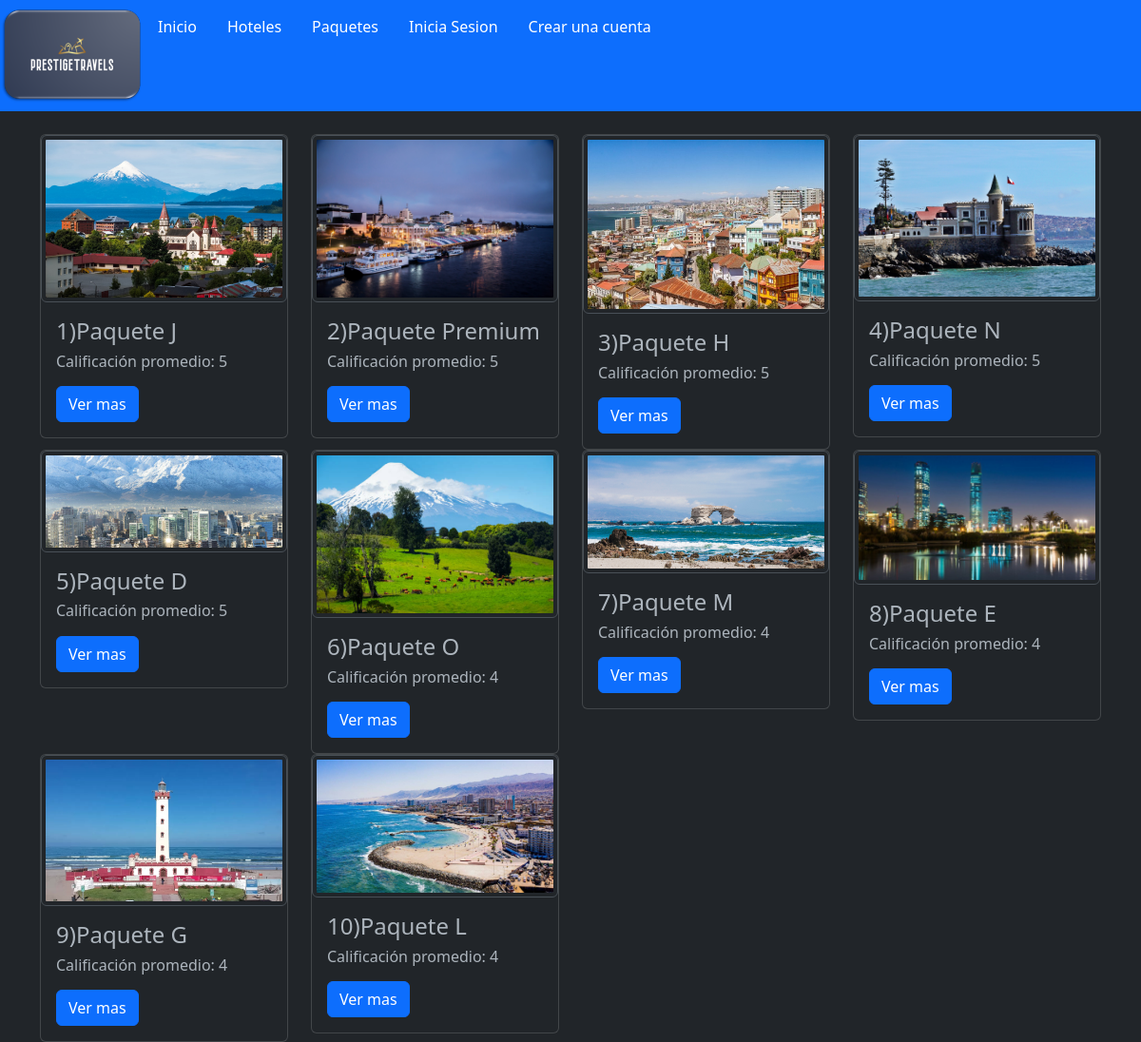
The app's page /Web_PrestigeTravels/top10p.php with its own data.
### tables this page shows
CREATE TABLE `paquete` (
  `cod_paquete` int(20) NOT NULL,
  `nombre_paquete` varchar(40) NOT NULL,
  `aerolinea_ida` varchar(20) NOT NULL,
  `hospedaje1` int(3) DEFAULT NULL,
  `hospedaje2` int(3) DEFAULT NULL,
  `hospedaje3` int(3) DEFAULT NULL,
  `aerolinea_vuelta` varchar(20) NOT NULL,
  `fecha_salida` date NOT NULL,
  `fecha_llegada` date NOT NULL,
  `noches_totales` int(5) NOT NULL,
  `precio` int(15) NOT NULL,
  `disponibles` int(5) NOT NULL,
  `max_pers_x_paq` int(10) NOT NULL,
  `imagen` varchar(1000) NOT NULL
);

### Web_PrestigeTravels/top10p.php (the view, shortened to what this page needs)
<?php include("template/head.php"); ?>
<?php
include("prestigetravels.php");
$querypaquete = $conexion->prepare("SELECT p.*, r.promedio AS promedio_reseñas
FROM paquete p
JOIN (
    SELECT cod_paquete, (calificacion1 + calificacion2 + calificacion3 + calificacion4)/4 AS promedio
    FROM reseña
    GROUP BY cod_paquete
) r ON p.cod_paquete = r.cod_paquete
ORDER BY r.promedio DESC;
");
$querypaquete->execute();
$ordenar = $querypaquete->fetchAll(PDO::FETCH_ASSOC);
$i = 0;
foreach($ordenar as $row){?>
<div class="col-md-3">
    <div class="card">
        <img class="img-thumbnail rounded" width="300" src="./img/<?php echo $row['imagen'];?>" alt="">
<div class="card-body">
    <h4 class="card-title"><?php echo $i+1 ?>)<?php echo $row['nombre_paquete'];?></h4>
    <h6 class="card-title">Calificación promedio: <?php echo round($row['promedio_reseñas']);?></h6>
    <?php $idd = $row['cod_paquete'] ?>
    <a name ="" id = "" class="btn btn-primary" href="detallePaquete.php?id=<?php echo $idd ?>" role="button"> Ver mas </a>
    <?php if(++$i == 10)break; ?>
</div>
</div>
</div>
<?php } ?>

### records on screen
paquete: imagen (picture), i "1", nombre_paquete "Paquete J", promedio_reseñas "5"
paquete: imagen (picture), i "2", nombre_paquete "Paquete Premium", promedio_reseñas "5"
paquete: imagen (picture), i "3", nombre_paquete "Paquete H", promedio_reseñas "5"
paquete: imagen (picture), i "4", nombre_paquete "Paquete N", promedio_reseñas "5"
paquete: imagen (picture), i "5", nombre_paquete "Paquete D", promedio_reseñas "5"
paquete: imagen (picture), i "6", nombre_paquete "Paquete O", promedio_reseñas "4"
paquete: imagen (picture), i "7", nombre_paquete "Paquete M", promedio_reseñas "4"
paquete: imagen (picture), i "8", nombre_paquete "Paquete E", promedio_reseñas "4"
paquete: imagen (picture), i "9", nombre_paquete "Paquete G", promedio_reseñas "4"
paquete: imagen (picture), i "10", nombre_paquete "Paquete L", promedio_reseñas "4"
